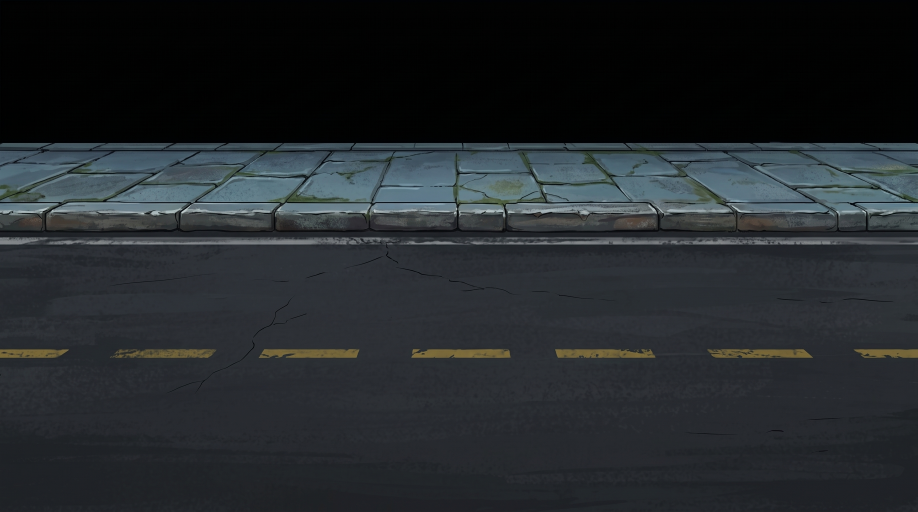
#> input picture art_source/world1/city_floor_src.jpg, 2752 x 1536 px, found by its file name (shown at 1/3 size)
$ python process_floor.py
#> lines starting #> are read from the running program, lines starting #| are printed output that depends on the picture
"""Piso de la ciudad (sector 1_01) desde art_source/world1/city_floor_src.jpg (Google Flow, 2K).
Salidas en assets/art/world1/: city_floor_strip.png (acera + bordillo + calle, repite en horizontal)
y city_floor_fill.png (asfalto liso que repite en ambos ejes, para el relleno bajo la franja)."""
import numpy as np
from PIL import Image

SRC = "art_source/world1/city_floor_src.jpg"
OUT = "assets/art/world1/"
SCALE = 0.27       # píxeles de juego por píxel de la fuente (ancho)
FADE_PX = 3        # degradé del contorno hacia AFUERA (sobre el borde de la acera, hacia el negro del fondo); queda como filas extra arriba. Debe coincidir con STRIP_TOP_PAD en levels/level_skin.gd
OUTLINE_PX = 3     # contorno negro de la cara superior de la acera (px de juego), une el piso con los edificios
SCALE_Y = 0.17     # alto: más bajo que el ancho para que la acera ocupe poco y la calle se vea sobre la barra de ítems
OVERLAP = 220      # ancho del cruce de fundido para que repita sin costura (px de fuente)

im = np.asarray(Image.open(SRC).convert("RGB")).astype(np.float32)
h, w, _ = im.shape
#> h = 1536; w = 2752
# Primera fila con arte (el borde superior de la acera): lo de arriba es negro liso del lienzo
rowmean = im.mean(axis=(1, 2))
#> rowmean = 1536 values, max 137.5 at index 634, min 0.799 at index 296, mean 40.4
top = int(np.argmax(rowmean > 25.0))
#> top = 429
top = max(0, top - 0)
body = im[top:]
bh = body.shape[0]
#> bh = 1107
# Repetición horizontal: la cola se funde con la cabeza
out_w = w - OVERLAP
#> out_w = 2532
strip = body[:, :out_w].copy()
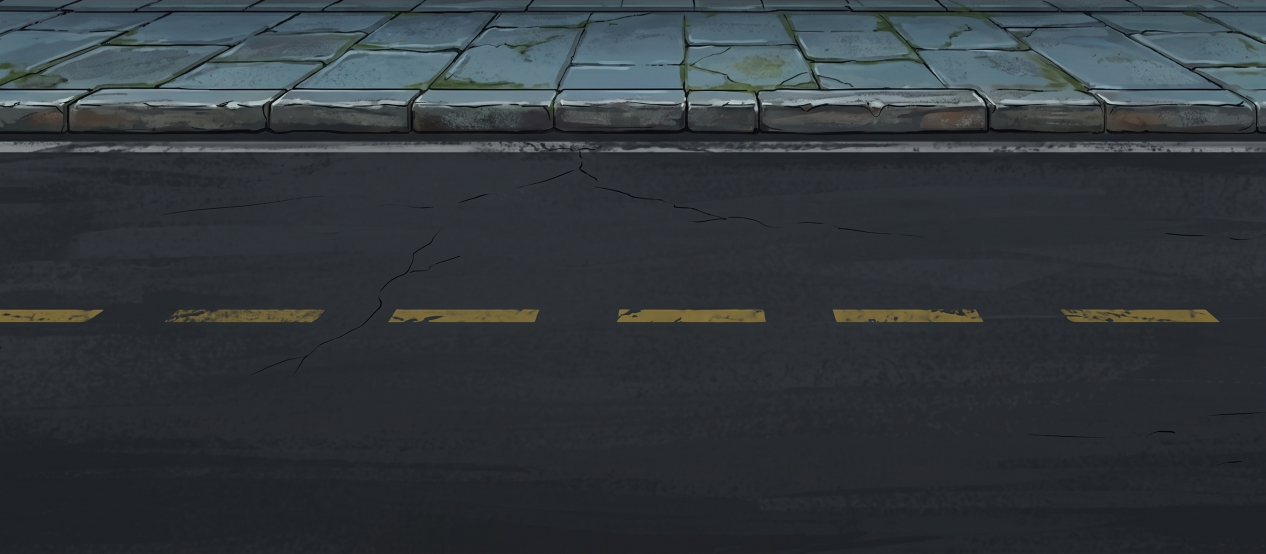
#> strip: shape (1107, 2532, 3) float32 (shown at 1/2 size); mean R, G, B 50, 55.5, 60.5
t = (np.arange(OVERLAP, dtype=np.float32) / OVERLAP)[None, :, None]
tail = body[:, out_w:]
head = body[:, :OVERLAP]
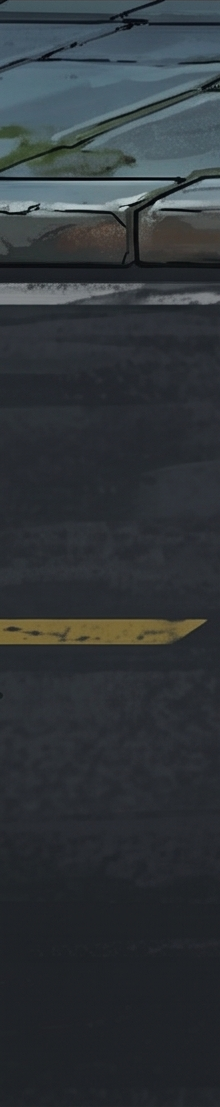
#> head: shape (1107, 220, 3) float32; mean R, G, B 48.3, 53.9, 57.9
strip[:, :OVERLAP] = tail * (1.0 - t) + head * t
img = Image.fromarray(strip.clip(0, 255).astype(np.uint8))
img = img.resize((round(out_w * SCALE), round(bh * SCALE_Y)), Image.LANCZOS)
#> img: PIL image 684x188 RGB
# Contorno oscuro de unos píxeles en el borde superior de la acera, con un degradé hacia afuera (arriba)
dark = np.array([12, 12, 16], dtype=np.float32)
body_px = np.asarray(img.convert("RGBA")).astype(np.float32)
body_px[:OUTLINE_PX, :, :3] = dark
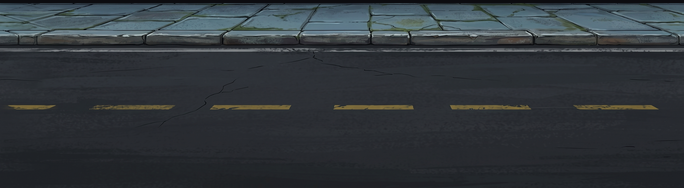
#> body_px: shape (188, 684, 4) float32; mean R, G, B, A 49.1, 54.8, 59.5, 255.5
body_px[:OUTLINE_PX, :, 3] = 255
pad = np.zeros((FADE_PX, body_px.shape[1], 4), dtype=np.float32)
pad[..., :3] = dark
for i in range(FADE_PX):
    d = FADE_PX - i                      # filas por encima de la línea negra: 1 = pegada, FADE_PX = la más lejana
    pad[i, :, 3] = 255.0 * (FADE_PX + 1 - d) / (FADE_PX + 1)
arr = np.vstack([pad, body_px]).clip(0, 255).astype(np.uint8)
img = Image.fromarray(arr)
img.save(OUT + "city_floor_strip.png")
print("strip", img.size, "top row", top)
#| strip (684, 191) top row 429

# Relleno: asfalto de la parte baja de la franja, repetible en ambos ejes
tile = body[bh - 400:bh - 20, 300:1300].copy()   # 380 x 1000, debajo de la raya amarilla
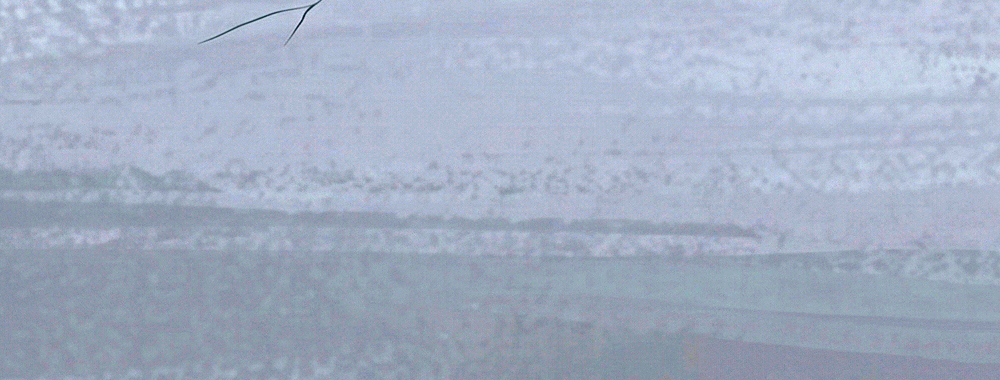
#> tile: shape (380, 1000, 3) float32; mean R, G, B 37.2, 40, 44.7; drawn with min black and max white
th, tw, _ = tile.shape
#> th = 380; tw = 1000
def wrap2d(a):
    ph, pw = a.shape[:2]
#> ph = 380; pw = 1000
    wy = np.minimum(np.arange(ph), ph - 1 - np.arange(ph)) / (ph / 2.0)
    wx = np.minimum(np.arange(pw), pw - 1 - np.arange(pw)) / (pw / 2.0)
    m = (wy[:, None] * wx[None, :])[:, :, None] ** 0.5
    rolled = np.roll(np.roll(a, ph // 2, axis=0), pw // 2, axis=1)
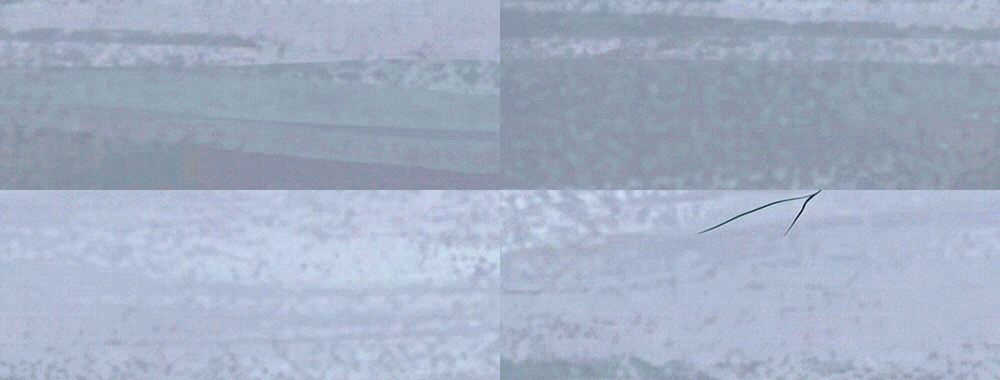
#> rolled: shape (380, 1000, 3) float32; mean R, G, B 37.2, 40, 44.7; drawn with min black and max white
    return a * m + rolled * (1 - m)
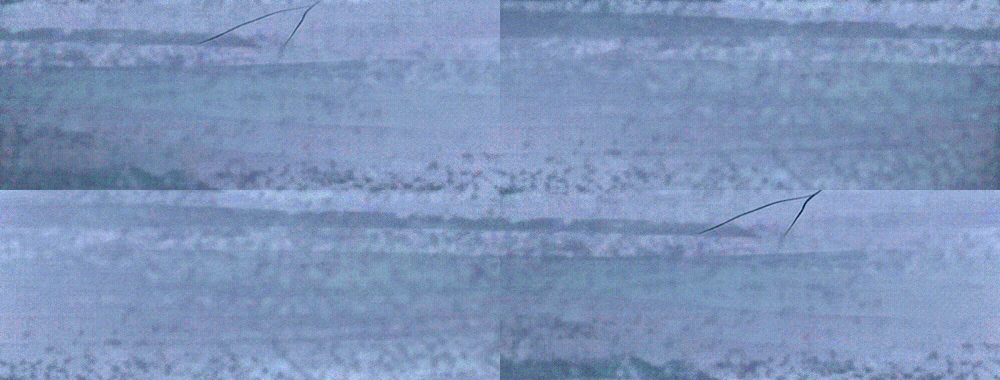
#> returned value: shape (380, 1000, 3) float64; mean of channels 0, 1, 2 37.3, 40.2, 44.9; drawn with min black and max white
tile = wrap2d(tile)
fill = Image.fromarray(tile.clip(0, 255).astype(np.uint8)).resize((400, 152), Image.LANCZOS)
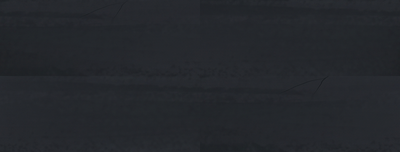
#> fill: PIL image 400x152 RGB; mean R, G, B 36.9, 39.7, 44.4
fill.save(OUT + "city_floor_fill.png")
print("fill", fill.size)
#| fill (400, 152)

$ run again, with art_source/world1/bg_alley.jpg copied over art_source/world1/city_floor_src.jpg
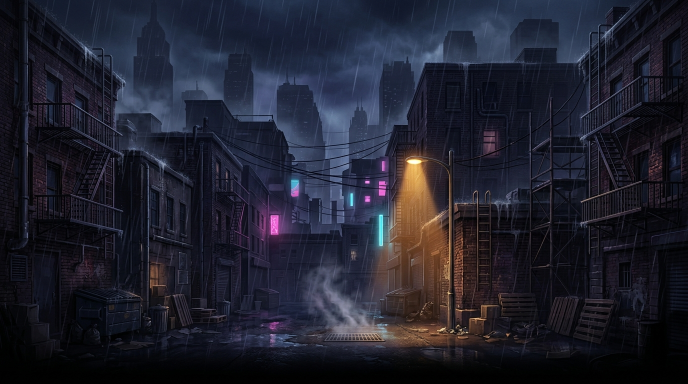
#> input picture art_source/world1/bg_alley.jpg, 1376 x 768 px, found by its file name (shown at 1/2 size)
#> rowmean = 768 values, max 53.16 at index 124, min 0.531 at index 751, mean 36.92
#> top = 0
#> `body_px[:OUTLINE_PX, :, :3] = dark`:
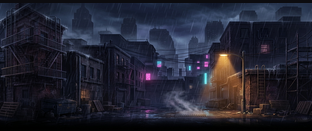
#> body_px: shape (131, 312, 4) float32; mean R, G, B, A 34.8, 35.5, 48.7, 255
#| strip (312, 134) top row 0
#> in wrap2d, `return a * m + rolled * (1 - m)`:
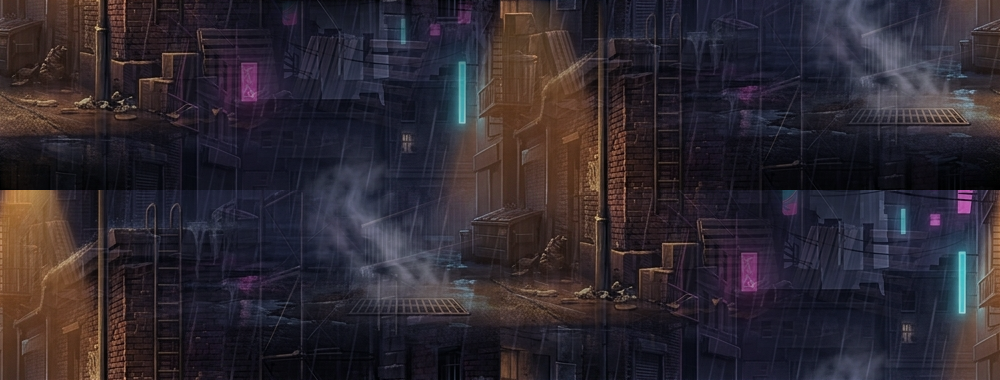
#> returned value: shape (380, 1000, 3) float64; mean of channels 0, 1, 2 47.5, 40.9, 48.4; drawn as R, G, B
#| fill (400, 152)

$ run again, with art_source/world1/bg_city_street.jpg copied over art_source/world1/city_floor_src.jpg
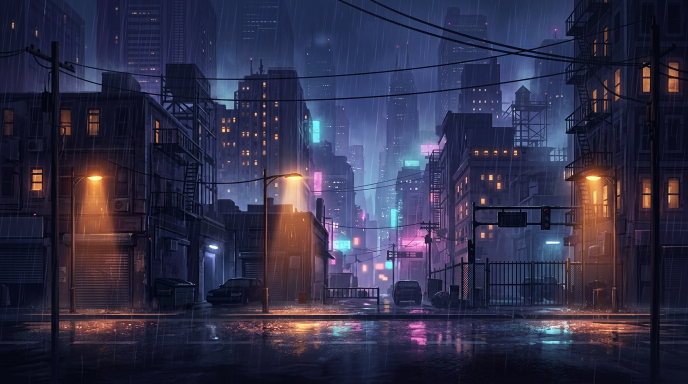
#> input picture art_source/world1/bg_city_street.jpg, 1376 x 768 px, found by its file name (shown at 1/2 size)
#> rowmean = 768 values, max 100.3 at index 628, min 15.39 at index 766, mean 56.85
#> top = 0
#> `body_px[:OUTLINE_PX, :, :3] = dark`:
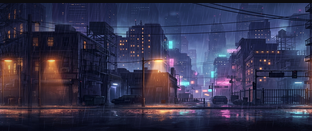
#> body_px: shape (131, 312, 4) float32; mean R, G, B, A 52.5, 51.2, 77.8, 255
#| strip (312, 134) top row 0
#> in wrap2d, `return a * m + rolled * (1 - m)`:
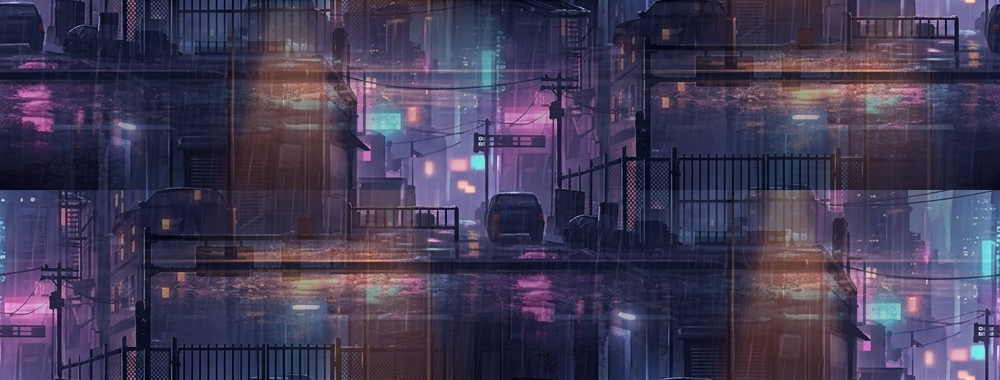
#> returned value: shape (380, 1000, 3) float64; mean of channels 0, 1, 2 67.4, 60.3, 86.8; drawn as R, G, B
#| fill (400, 152)
